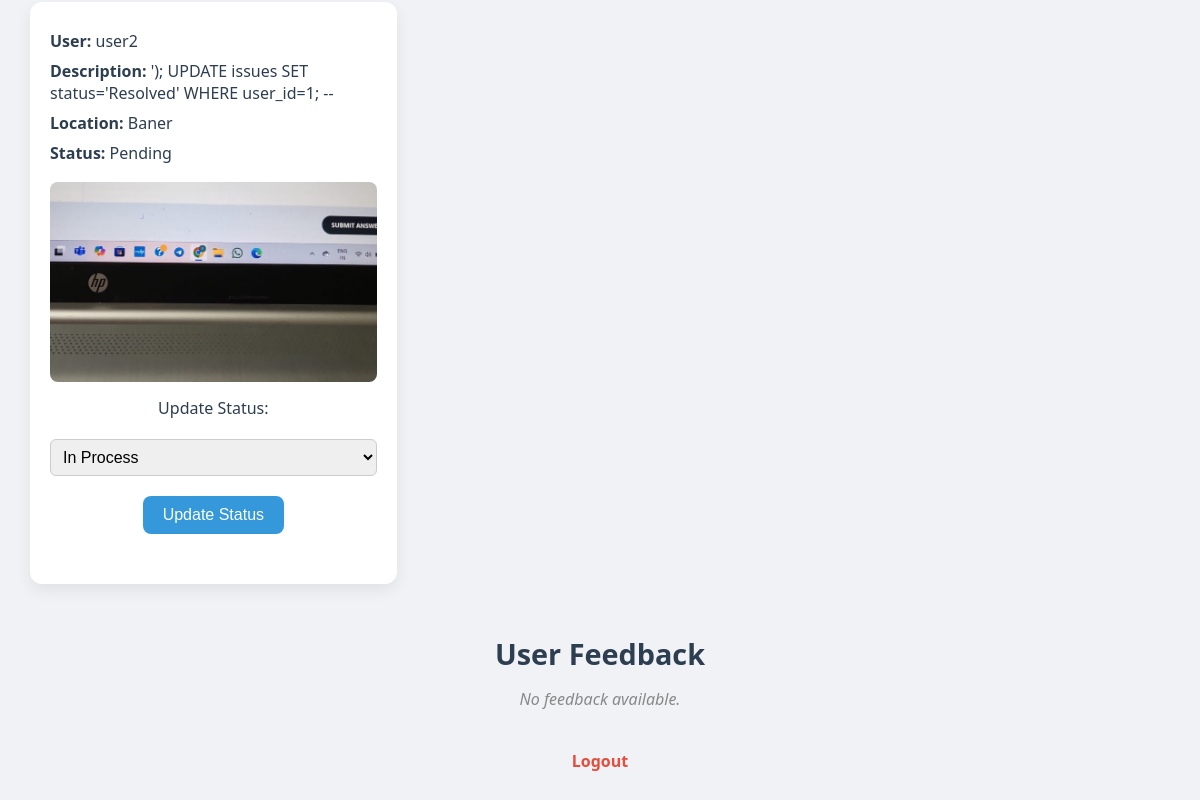
The app's page /admin_dashboard (signed in, lower part), older data.
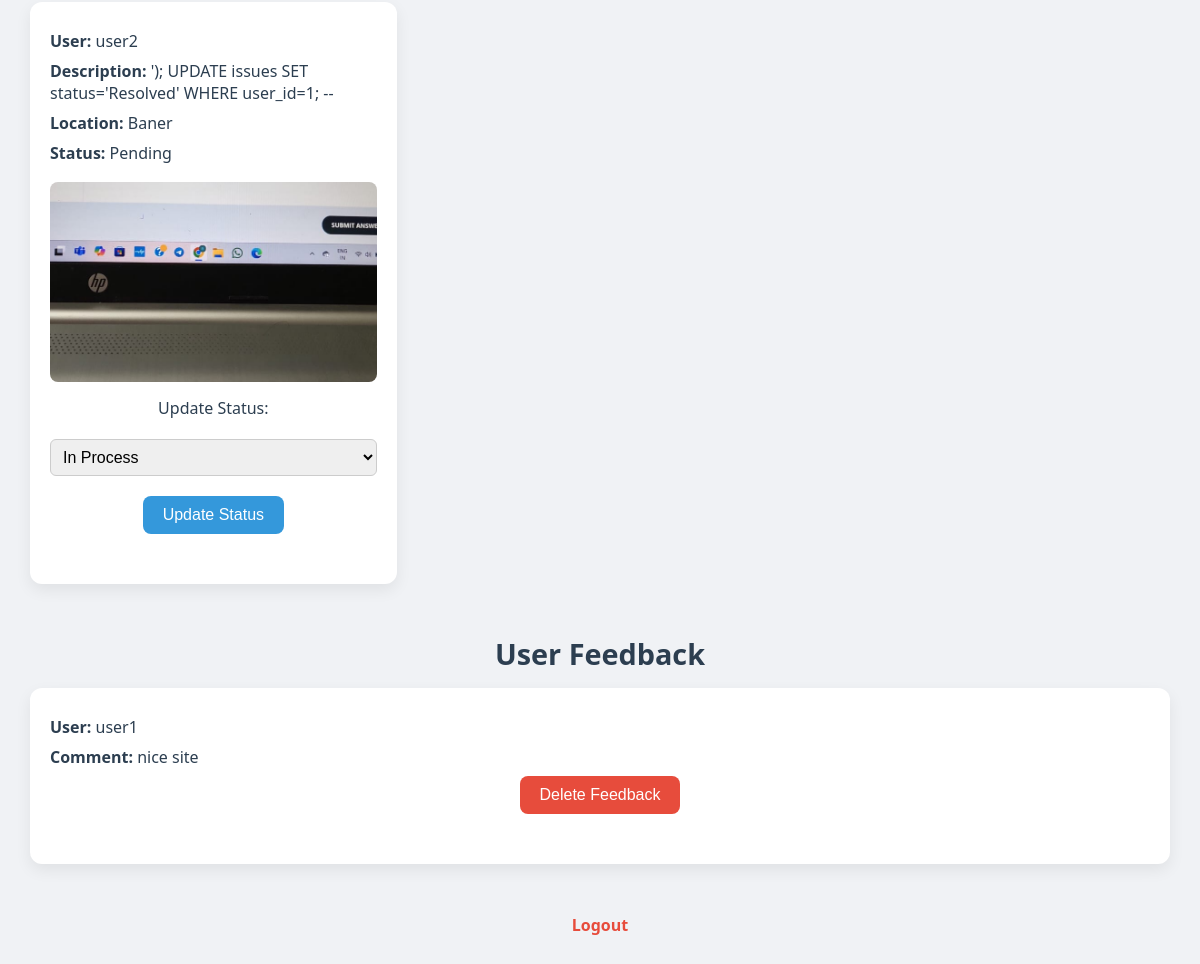
The same page, newer data.
### tables this page shows
CREATE TABLE issues (
        id INTEGER PRIMARY KEY AUTOINCREMENT,
        user_id INTEGER,
        location TEXT,
        description TEXT,
        image_path TEXT,
        status TEXT DEFAULT 'Pending',
        FOREIGN KEY(user_id) REFERENCES users(id)
    );

CREATE TABLE users (
        id INTEGER PRIMARY KEY AUTOINCREMENT,
        username TEXT,
        password TEXT
    );

CREATE TABLE feedback (
        id INTEGER PRIMARY KEY AUTOINCREMENT,
        user_id INTEGER,
        comment TEXT,
        FOREIGN KEY(user_id) REFERENCES users(id)
    );

### app.py (the view)
@app.route('/admin_dashboard', methods=['GET', 'POST'])
def admin_dashboard():
    if 'admin_id' not in session:
        return redirect(url_for('admin_login'))
    issues = []
    feedbacks = []
    if request.method == 'POST':
        city = request.form.get('location')
    else:
        city = request.args.get('city')
    conn = sqlite3.connect('site_data.db')
    cursor = conn.cursor()
    if city:
        cursor.execute("""
            SELECT issues.id, users.username, location, description, image_path, status
            FROM issues
            JOIN users ON issues.user_id = users.id
            WHERE location LIKE ?
        """, ('%' + city + '%',))
    else:
        cursor.execute("""
            SELECT issues.id, users.username, location, description, image_path, status
            FROM issues
            JOIN users ON issues.user_id = users.id
        """)
    issues = cursor.fetchall()
    cursor.execute("""
        SELECT feedback.id, users.username, feedback.comment
        FROM feedback
        JOIN users ON feedback.user_id = users.id
    """)
    feedbacks = cursor.fetchall()
    conn.close()
    return render_template('admin_dashboard.html', issues=issues, feedbacks=feedbacks, city=city)

### templates/admin_dashboard.html (shortened to what this page needs)
<!DOCTYPE html>
<html lang="en">
<head>
</head>
<body>
    {% if issues %}
    <div class="container">
        {% for issue in issues %}
        <div class="card">
            <p><strong>User:</strong> {{ issue[1] }}</p>
            <p><strong>Description:</strong> {{ issue[3] }}</p>
            <p><strong>Location:</strong> {{ issue[2] }}</p>
            <p><strong>Status:</strong> {{ issue[5] }}</p>
            {% if issue[4] %}
                <img src="{{ url_for('static', filename='uploads/' + issue[4]) }}" alt="Issue Image">
            {% endif %}
            <form class="status-form" method="POST" action="/update_status/{{ issue[0] }}">
                <label for="status">Update Status:</label>
                <select name="status" id="status">
                    <option value="In Process" {% if issue[5] == 'In Process' %}selected{% endif %}>In Process</option>
                </select>
                <input type="submit" value="Update Status">
            </form>
        </div>
        {% endfor %}
    </div>
    {% else %}
    <p class="no-data">No issues found for this city.</p>
    {% endif %}
    <h2 class="section-title">User Feedback</h2>
    {% if feedbacks %}
<div class="container">
    {% if feedbacks %}
        {% for fb in feedbacks %}
            <div class="card">
                <p><strong>User:</strong> {{ fb[1] }}</p>
                <p><strong>Comment:</strong> {{ fb[2] | safe}}</p>
                <form action="/delete_feedback/{{ fb[0] }}" method="POST" onsubmit="return confirm('Are you sure you want to delete this feedback?');">
                    <input type="submit" value="Delete Feedback" style="background-color: #e74c3c;">
                </form>
            </div>
        {% endfor %}
    {% else %}
        <p class="no-data">No feedback available.</p>
    {% endif %}
</div>
    {% else %}
    <p class="no-data">No feedback available.</p>
    {% endif %}
    <a class="logout-link" href="{{ url_for('logout') }}">Logout</a>
</body>
</html>

Row changes from the older to the newer data that the page shows:
added feedback: username "user1", comment "nice site"
Text that changed along with them:
text no longer shown: "No feedback available."
